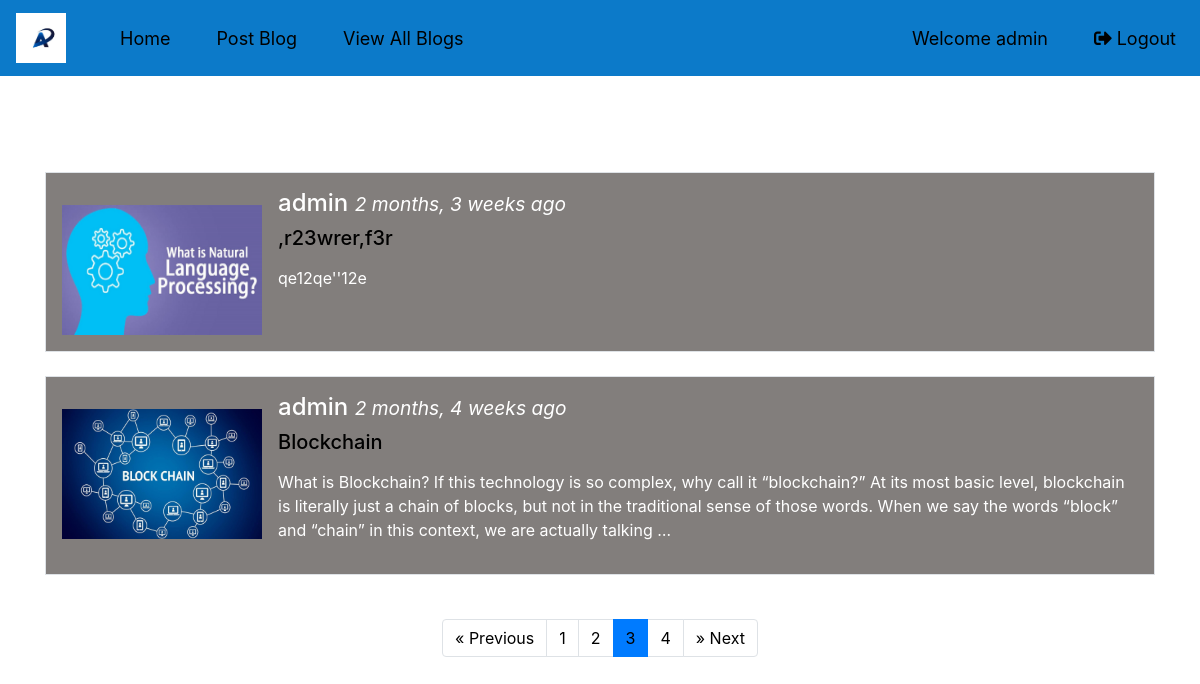
The app's page /viewblog/?page=3 (signed in) with its own data.
### blogapp/models.py (models this page shows)
class PostBlog(models.Model):
    title = models.CharField(max_length=50)
    description = models.CharField(max_length=2000)
    file = models.FileField(upload_to= 'images/')
    author = models.CharField(max_length=50)
    posted_date= models.DateTimeField(auto_now_add= True)
    comments = models.ForeignKey(Comment,null=True, blank=True,on_delete=models.CASCADE)

### blogapp/views.py (the view)
# urls.py: path('viewblog/',views.PostList.as_view(),name='home'),
class PostList(ListView):
    model = PostBlog
    template_name= 'blogapp/viewblog.html'
    context_object_name = 'blogs'
    ordering = ['-posted_date']
    paginate_by = 2
    def get_context_data(self, **kwargs):
            context = super(PostList, self).get_context_data(**kwargs)
            list_emp = PostBlog.objects.all()
            paginator = Paginator(list_emp, self.paginate_by)
            page = self.request.GET.get('page')
            try:
                file_emp = paginator.page(page)
            except PageNotAnInteger:
                file_emp = paginator.page(1)
            except EmptyPage:
                file_emp = paginator.page(paginator.num_pages)
            context['list_emp'] = file_emp
            return context

### templates/blogapp/viewblog.html (shortened to what this page needs)
{% extends 'blogapp/base.html' %}
{% block basecontent %}
<div class="container">
    <h1 style="color:white;padding:20px;">Blogs</h1>
    {% if blogs %}
    {% for blog in blogs %}
  <div class="media border p-3">
  <img src="{{blog.file.url}}" alt="John Doe" class="mr-3 mt-3 " style="width:200px; height:130px;">
  <div class="media-body">
    <h4>{{blog.author}} <small><i>{{blog.posted_date | timesince}} ago</i></small></h4>
    <h5><a href="/detailblog/{{blog.id}}">{{blog.title}}</a></h5>
    <p>{{blog.description|truncatewords:"50"|linebreaks}}</p>
  </div>
</div>
<br>
{% endfor %}
{% endif %}
{% if is_paginated %}
  <ul class="pagination justify-content-center" style="margin:20px 0"">
        {% if page_obj.has_previous %}
          <li class="page-item"><a class="page-link" href="?page={{ page_obj.previous_page_number }}">&laquo; Previous</a></li>
        {% endif %}
        {% for i in paginator.page_range %}
          {% if page_obj.number == i%}
        <li class="page-item active"><a class="page-link" href="?page={{ page_obj.number }}">{{ page_obj.number }}</a></li>
        {% else %}
        <li><a class="page-link" href="?page={{ i }}">{{ i }}</a></li>
        {% endif %}
          {% endfor %}
        {% if page_obj.has_next %}
            <li class="page-item"><a class="page-link" href="?page={{ page_obj.next_page_number }}">&raquo; Next</a></li>
        {% endif %}
    </ul>
</div>
{% endif %}
{% endblock %}

### templates/blogapp/base.html (shortened to what this page needs)
{% load static %}
<!DOCTYPE html>
<html lang="en" dir="ltr">
  <head>
    <link rel="stylesheet" href="{%static 'css/style.css' %}">
   <link rel="stylesheet" href="https://maxcdn.bootstrapcdn.com/bootstrap/4.4.1/css/bootstrap.min.css">
   <link rel="stylesheet" href="https://use.fontawesome.com/releases/v5.7.0/css/all.css">
  </head>
  <body style="background-image:url('{%static 'images/blog-bg.jfif' %}')">
  <nav class="navbar navbar-expand-md navbar-custom">
  <a class="navbar-brand" href="#"><img src="{%static "images/logo.jpg"%}" alt="My Blog" height="50px" width="50px"></a>
<div class="collapse navbar-collapse" id="collapsibleNavbar">
  <ul class="navbar-nav">
<li class="nav-item">
  <a class="nav-link" href="#">Home</a>
</li>
<li class="nav-item">
  <a class="nav-link" href="/postblog"> Post Blog</a>
</li>
<li class="nav-item">
  <a class="nav-link" href="/viewblog">View All Blogs</a>
</li>
</ul>
    {% if request.user.is_authenticated is True %}
  <ul class="navbar-nav ml-auto">
    <li class="nav-item">
        <a class="nav-link" href="#">  Welcome {{request.user}}</a>
    </li>
      <li class="nav-item">
          <a class="nav-link" href="/accounts/logout"><i class="fas fa-sign-out-alt"></i>  Logout</a>
      </li>
  </ul>
      {% endif %}
</div>
</nav>
{% block basecontent%}
{% endblock %}
  </body>
</html>

### static/css/style.css (style rules this page uses)
.navbar-custom { background-color: #0c7ac9; }
.navbar-nav .nav-link { color: white; }
.navbar-nav > li { margin-left:30px; font-size: 18px; }
.media { background: #827e7c!important; color: white!important; }
a { color: black!important; }

### records on screen
PostBlog: file (picture), author "admin", posted_date "2 months, 3 weeks", title ",r23wrer,f3r", description "qe12qe''12e"
PostBlog: file (picture), author "admin", posted_date "2 months, 4 weeks", title "Blockchain", description "What is Blockchain? If this technology is so complex, why call it “blockchain?” At its most basic level, blockchain is literally just a chain of blocks, but not in the traditional sense of those words. When we say the words “block” and “chain” in this context, we are actually talking …"

### other values on screen
{{ request.user }} "admin"
{{ i }} "1" "2" "4"
{{ page_obj.number }} "3"
